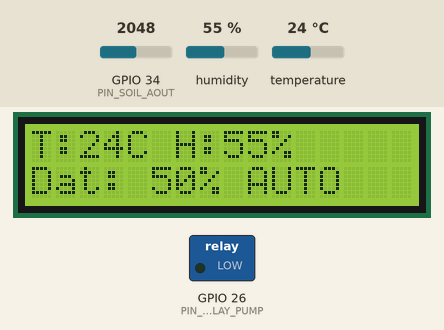
This sketch was run on a simulated ESP32. On the bench: 16×2 character LCD, switched loads named in the sketch (green lamp = pin HIGH). The inputs (shaded band) are chosen by the test bench; at power-on: GPIO 34 (PIN_SOIL_AOUT) = 2048, humidity 55 %, temperature 24 °C (analog values on the 0–4095 scale). WiFi joins after 1.5 s; servers stay silent unless stated; uploads are accepted with an empty reply; the local clock reads 2024-03-15 10:24:30 at power-on unless the sketch sets it; what the sketch prints to the serial monitor is not drawn.

Above: at 3.4 s.
3.5 s: GPIO 34 (PIN_SOIL_AOUT) set to 2233
At 5.6 s:
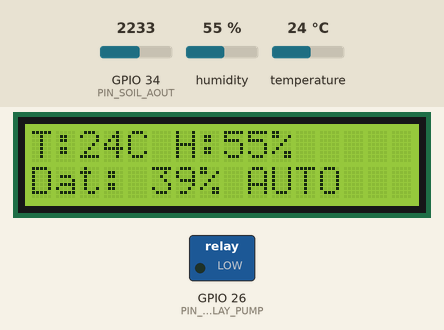
7.3 s: GPIO 34 (PIN_SOIL_AOUT) set to 2339
At 8.9 s:
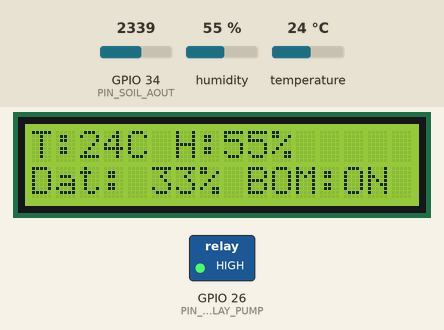
11.1 s: humidity set to 22 %
At 18.6 s:
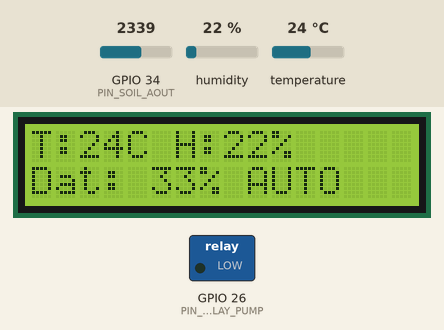
18.7 s: temperature set to 12 °C
At 20.6 s:
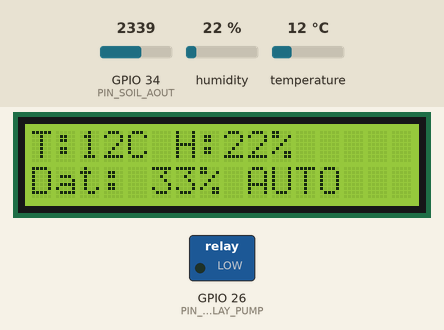
22.5 s: humidity set to 40 %
At 24.1 s:
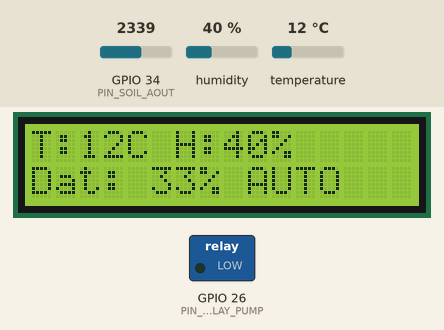
26.3 s: GPIO 34 (PIN_SOIL_AOUT) set to 2047
At 29.9 s:
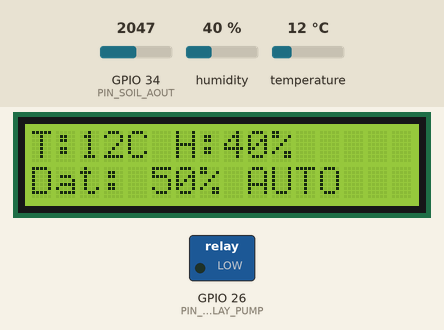
Timing chart, 0 to 31.4 s (numbered marks = the images above; inputs shaded):
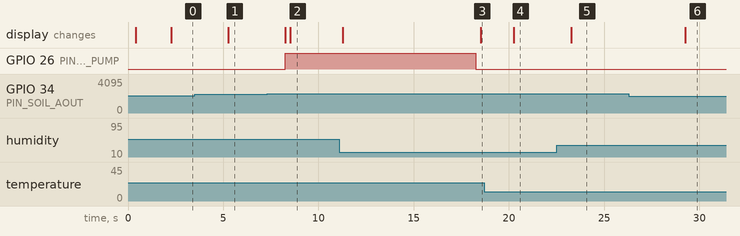

The sketch:

VuonThongMinh_ESP32.ino
```cpp
#include <WiFi.h>
#include <HTTPClient.h>
#include <time.h>
#include <DHT.h>
#include <ArduinoJson.h>
#include <Wire.h>
#include <LiquidCrystal_I2C.h>

// ===================== WIFI =====================
const char* WIFI_SSID = "Son";
const char* WIFI_PASSWORD = "son123456";

// ===================== FIREBASE RTDB =====================
const char* FIREBASE_HOST = "https://vuonthongminh-bfabc-default-rtdb.firebaseio.com";
const char* FIREBASE_PATH_DATA = "/vuonthongminh/data.json";
const char* FIREBASE_PATH_STATE = "/vuonthongminh/state.json";
const char* FIREBASE_PATH_CONFIG = "/vuonthongminh/config.json";
const char* FIREBASE_PATH_HISTORY = "/vuonthongminh/history.json";
const char* FIREBASE_PATH_NHATKY = "/vuonthongminh/nhatky.json";

// ===================== NTP =====================
const long GMT_OFFSET_SEC = 7L * 3600L;
const int DAYLIGHT_OFFSET_SEC = 0;
const char* NTP_SERVER_1 = "pool.ntp.org";
const char* NTP_SERVER_2 = "time.google.com";

// ===================== GPIO =====================
const int PIN_DHT = 4;
const int PIN_SOIL_AOUT = 34;  // ADC1, phu hop khi dung Wi-Fi
const int PIN_RELAY_PUMP = 26;
const int PIN_LCD_SDA = 21;
const int PIN_LCD_SCL = 22;

// Doi thanh false neu relay cua ban kich muc LOW.
const bool RELAY_ACTIVE_HIGH = true;

// ===================== CALIBRATION =====================
const int SOIL_KHO = 2900;
const int SOIL_UOT = 1200;

// ===================== CYCLES =====================
const unsigned long CHU_KY_KIEM_TRA_MS = 3000UL;
const unsigned long CHU_KY_GUI_FIREBASE_MS = 15000UL;
const unsigned long CHU_KY_GUI_HISTORY_MS = 60000UL; // Luu lich su moi 60 giay
const int SO_MAU_LICH_SU_TOI_DA = 100; // Vong dem co dinh, khong tang vo han
const unsigned long CHU_KY_DOC_CONFIG_MS = 5000UL;
const unsigned long THOI_GIAN_THU_LAI_WIFI_MS = 10000UL;
const unsigned long THOI_GIAN_NGHI_GIUA_CAC_LAN_TUOI_MS = 30000UL;
const unsigned long HTTP_TIMEOUT_MS = 3000UL;

// ===================== DEVICES =====================
DHT cbNhietDoAm(PIN_DHT, DHT22);
LiquidCrystal_I2C lcd(0x27, 16, 2);

// ===================== STATE =====================
bool dangTuoi = false;
bool manualTimedOut = false;
unsigned long thoiDiemBatBom = 0;
unsigned long thoiDiemKetThucTuoi = 0;

unsigned long lanKiemTraTruoc = 0;
unsigned long lanGuiFirebaseTruoc = 0;
unsigned long lanGuiHistoryTruoc = 0;
int historySlot = 0;
unsigned long lanDocConfigTruoc = 0;
unsigned long lanThuKetNoiWiFiTruoc = 0;

float nhietDo = NAN;
float doAmKhongKhi = NAN;
int doAmDatPhanTram = 0;
int soilRawCuoi = 0;
bool camBienDatHopLe = false;
bool dhtHopLe = false;
bool daDongBoNTP = false;

// ===================== WEB CONFIG =====================
String cheDo = "auto";          // "auto" hoac "manual"
bool lenhBom = false;
int nguongDoAmDatTuoi = 35;       // Bat bom khi do am dat < nguong nay
int nguongDungTuoiDat = 60;       // Tat bom khi do am dat >= nguong nay
unsigned long thoiGianTuoiMs = 10000UL;

// --------------------- HELPERS ---------------------
String firebaseUrl(const String& path) {
  return String(FIREBASE_HOST) + path;
}

void setRelay(bool on) {
  bool outputHigh = RELAY_ACTIVE_HIGH ? on : !on;
  digitalWrite(PIN_RELAY_PUMP, outputHigh ? HIGH : LOW);
}

bool thoiGianHopLe() {
  time_t now = time(nullptr);
  return now >= 1700000000;
}

long long timestampHienTai() {
  if (!thoiGianHopLe()) return 0;
  return (long long)time(nullptr);
}

void hienThiLCD() {
  char dong1[17];
  char dong2[17];

  if (isnan(nhietDo) || isnan(doAmKhongKhi)) {
    snprintf(dong1, sizeof(dong1), "T:--C H:--%%");
  } else {
    snprintf(dong1, sizeof(dong1), "T:%2.0fC H:%2.0f%%", nhietDo, doAmKhongKhi);
  }

  if (dangTuoi) {
    snprintf(dong2, sizeof(dong2), "Dat:%3d%% BOM:ON", doAmDatPhanTram);
  } else {
    snprintf(dong2, sizeof(dong2), "Dat:%3d%% %s",
             doAmDatPhanTram, cheDo == "auto" ? "AUTO" : "MANUAL");
  }

  lcd.setCursor(0, 0);
  lcd.print("                ");
  lcd.setCursor(0, 0);
  lcd.print(dong1);

  lcd.setCursor(0, 1);
  lcd.print("                ");
  lcd.setCursor(0, 1);
  lcd.print(dong2);
}

void kiemTraVaKetNoiWiFi() {
  if (WiFi.status() == WL_CONNECTED) return;

  unsigned long now = millis();
  if (now - lanThuKetNoiWiFiTruoc >= THOI_GIAN_THU_LAI_WIFI_MS) {
    lanThuKetNoiWiFiTruoc = now;
    Serial.println("Wi-Fi mat ket noi, dang thu ket noi lai...");
    WiFi.disconnect();
    WiFi.begin(WIFI_SSID, WIFI_PASSWORD);
  }
}

void dongBoThoiGian() {
  // configTime khoi dong dong bo NTP bat dong bo; khong cho loop dung lau.
  configTime(GMT_OFFSET_SEC, DAYLIGHT_OFFSET_SEC, NTP_SERVER_1, NTP_SERVER_2);
  daDongBoNTP = thoiGianHopLe();
  Serial.println(daDongBoNTP ? "Thoi gian da hop le." : "Dang cho dong bo NTP...");
}

void docCamBien() {
  soilRawCuoi = analogRead(PIN_SOIL_AOUT);

  // Bao ve co ban: ADC sat rail thuong la cam bien/duong day co van de.
  // Can hieu chuan lai SOIL_KHO/SOIL_UOT theo cam bien thuc te.
  camBienDatHopLe = (SOIL_KHO != SOIL_UOT && soilRawCuoi >= 50 && soilRawCuoi <= 4000);
  if (camBienDatHopLe) {
    doAmDatPhanTram = map(soilRawCuoi, SOIL_KHO, SOIL_UOT, 0, 100);
    doAmDatPhanTram = constrain(doAmDatPhanTram, 0, 100);
  }

  float t = cbNhietDoAm.readTemperature();
  float h = cbNhietDoAm.readHumidity();
  dhtHopLe = !isnan(t) && !isnan(h) && t >= -40 && t <= 80 && h >= 0 && h <= 100;
  if (dhtHopLe) {
    nhietDo = t;
    doAmKhongKhi = h;
  } else {
    nhietDo = NAN;
    doAmKhongKhi = NAN;
  }

  hienThiLCD();
}

bool httpPutJson(const String& path, JsonDocument& doc) {
  if (WiFi.status() != WL_CONNECTED) return false;

  String payload;
  serializeJson(doc, payload);

  HTTPClient http;
  http.setTimeout(HTTP_TIMEOUT_MS);
  if (!http.begin(firebaseUrl(path))) return false;
  http.addHeader("Content-Type", "application/json");
  int code = http.PUT(payload);
  http.end();
  return code >= 200 && code < 300;
}

bool httpPatchJson(const String& path, JsonDocument& doc) {
  if (WiFi.status() != WL_CONNECTED) return false;
  String payload;
  serializeJson(doc, payload);
  HTTPClient http;
  http.setTimeout(HTTP_TIMEOUT_MS);
  if (!http.begin(firebaseUrl(path))) return false;
  http.addHeader("Content-Type", "application/json");
  int code = http.sendRequest("PATCH", payload);
  http.end();
  return code >= 200 && code < 300;
}

void dongLenhBomTrenFirebase() {
  lenhBom = false;
  JsonDocument patch;
  patch["lenhBom"] = false;
  if (!httpPatchJson(String(FIREBASE_PATH_CONFIG), patch)) {
    Serial.println("Khong cap nhat duoc lenhBom=false len Firebase; khoa an toan van giu bom tat.");
  }
}

bool httpPostJson(const String& path, JsonDocument& doc) {
  if (WiFi.status() != WL_CONNECTED) return false;

  String payload;
  serializeJson(doc, payload);

  HTTPClient http;
  http.setTimeout(HTTP_TIMEOUT_MS);
  if (!http.begin(firebaseUrl(path))) return false;
  http.addHeader("Content-Type", "application/json");
  int code = http.POST(payload);
  http.end();
  return code >= 200 && code < 300;
}

void ghiNhatKy(const char* thietBi, bool bat, const char* lyDo) {
  if (WiFi.status() != WL_CONNECTED) return;

  JsonDocument doc;
  doc["thietBi"] = thietBi;
  doc["hanhDong"] = bat ? "bat" : "tat";
  doc["lyDo"] = lyDo;
  doc["thoiGian"] = timestampHienTai();
  httpPostJson(FIREBASE_PATH_NHATKY, doc);
}

void batBom(bool bat, const char* lyDo) {
  if (bat == dangTuoi) return;

  dangTuoi = bat;
  setRelay(dangTuoi);

  if (dangTuoi) {
    thoiDiemBatBom = millis();
    Serial.printf("BOM BAT: %s\n", lyDo);
  } else {
    thoiDiemKetThucTuoi = millis();
    Serial.printf("BOM TAT: %s\n", lyDo);
  }

  ghiNhatKy("bom", dangTuoi, lyDo);
  hienThiLCD();
}

void xuLyBom() {
  unsigned long now = millis();

  if (!camBienDatHopLe) {
    if (dangTuoi) batBom(false, "loi cam bien dat");
    if (cheDo == "manual" && lenhBom) {
      manualTimedOut = true;
      dongLenhBomTrenFirebase();
    }
    return;
  }

  if (cheDo == "manual") {
    if (!lenhBom) {
      manualTimedOut = false;
      if (dangTuoi) batBom(false, "lenh tay tat bom");
      return;
    }

    if (manualTimedOut) {
      if (dangTuoi) batBom(false, "lenh tay het thoi gian an toan");
      return;
    }

    if (!dangTuoi) {
      batBom(true, "lenh tay tu web");
    }

    if (dangTuoi && now - thoiDiemBatBom >= thoiGianTuoiMs) {
      batBom(false, "lenh tay het thoi gian an toan");
      manualTimedOut = true;
      dongLenhBomTrenFirebase();
    }
    return;
  }

  bool datKho = doAmDatPhanTram < nguongDoAmDatTuoi;
  bool datDaDuAm = doAmDatPhanTram >= nguongDungTuoiDat;

  if (dangTuoi) {
    if (datDaDuAm) {
      batBom(false, "dat da du do am");
    } else if (now - thoiDiemBatBom >= thoiGianTuoiMs) {
      batBom(false, "het thoi gian tuoi toi da");
    }
    return;
  }

  bool daNghiDu = (thoiDiemKetThucTuoi == 0) ||
                  (now - thoiDiemKetThucTuoi >= THOI_GIAN_NGHI_GIUA_CAC_LAN_TUOI_MS);

  if (datKho && daNghiDu) {
    batBom(true, "do am dat thap hon nguong");
  }
}

void guiDuLieuFirebase() {
  if (WiFi.status() != WL_CONNECTED) return;

  JsonDocument docData;
  if (!isnan(nhietDo)) docData["nhietDo"] = nhietDo;
  if (!isnan(doAmKhongKhi)) docData["doAmKhongKhi"] = doAmKhongKhi;
  docData["doAmDat"] = doAmDatPhanTram;
  docData["soilRaw"] = soilRawCuoi;
  docData["capNhatLuc"] = timestampHienTai();
  docData["dhtHopLe"] = dhtHopLe;
  docData["camBienDatHopLe"] = camBienDatHopLe;
  httpPutJson(FIREBASE_PATH_DATA, docData);

  JsonDocument docState;
  docState["bom"] = dangTuoi;
  docState["cheDo"] = cheDo;
  docState["capNhatLuc"] = timestampHienTai();
  docState["camBienDatHopLe"] = camBienDatHopLe;
  docState["dhtHopLe"] = dhtHopLe;
  docState["manualTimedOut"] = manualTimedOut;
  httpPutJson(FIREBASE_PATH_STATE, docState);
}

void guiLichSuFirebase() {
  if (WiFi.status() != WL_CONNECTED) return;
  JsonDocument doc;
  if (dhtHopLe) {
    doc["nhietDo"] = nhietDo;
    doc["doAmKhongKhi"] = doAmKhongKhi;
  }
  doc["doAmDat"] = doAmDatPhanTram;
  doc["soilRaw"] = soilRawCuoi;
  doc["capNhatLuc"] = timestampHienTai();
  doc["dhtHopLe"] = dhtHopLe;
  doc["camBienDatHopLe"] = camBienDatHopLe;
  String path = String("/vuonthongminh/history/slot") + String(historySlot) + ".json";
  if (httpPutJson(path, doc)) {
    historySlot = (historySlot + 1) % SO_MAU_LICH_SU_TOI_DA;
  }
}

void docConfigTuFirebase() {
  if (WiFi.status() != WL_CONNECTED) return;

  HTTPClient http;
  http.setTimeout(HTTP_TIMEOUT_MS);
  if (!http.begin(firebaseUrl(FIREBASE_PATH_CONFIG))) return;

  int code = http.GET();
  if (code == HTTP_CODE_OK) {
    String payload = http.getString();

    if (payload != "null" && payload.length() > 0) {
      JsonDocument doc;
      DeserializationError err = deserializeJson(doc, payload);

      if (!err) {
        String webCheDo = doc["cheDo"] | "auto";
        if (webCheDo == "manual" || webCheDo == "auto") {
          cheDo = webCheDo;
        }

        lenhBom = doc["lenhBom"] | false;
        if (!lenhBom || cheDo != "manual") manualTimedOut = false;

        int webNguongBat = doc["nguongDoAmDat"] | 35;
        int webNguongTat = doc["nguongDungTuoiDat"] | 60;
        webNguongBat = constrain(webNguongBat, 0, 99);
        webNguongTat = constrain(webNguongTat, 1, 100);

        if (webNguongTat > webNguongBat) {
          nguongDoAmDatTuoi = webNguongBat;
          nguongDungTuoiDat = webNguongTat;
        }

        unsigned long webThoiGianGiay = doc["thoiGianTuoiGiay"] | 10UL;
        webThoiGianGiay = constrain(webThoiGianGiay, 1UL, 300UL);
        thoiGianTuoiMs = webThoiGianGiay * 1000UL;
      }
    }
  }
  http.end();
  hienThiLCD();
}

void setup() {
  Serial.begin(115200);
  delay(300);

  pinMode(PIN_SOIL_AOUT, INPUT);
  pinMode(PIN_RELAY_PUMP, OUTPUT);
  setRelay(false);

  analogReadResolution(12);

  Wire.begin(PIN_LCD_SDA, PIN_LCD_SCL);
  lcd.init();
  lcd.backlight();
  lcd.setCursor(0, 0);
  lcd.print("VUON THONG MINH");
  lcd.setCursor(0, 1);
  lcd.print("Dang khoi dong");

  cbNhietDoAm.begin();

  WiFi.mode(WIFI_STA);
  WiFi.begin(WIFI_SSID, WIFI_PASSWORD);

  unsigned long start = millis();
  while (WiFi.status() != WL_CONNECTED && (millis() - start < 15000UL)) {
    delay(300);
  }

  if (WiFi.status() == WL_CONNECTED) {
    Serial.print("Wi-Fi connected, IP: ");
    Serial.println(WiFi.localIP());
    dongBoThoiGian();
    docConfigTuFirebase();
  }

  docCamBien();
  lanKiemTraTruoc = millis();
  lanGuiFirebaseTruoc = millis();
  lanDocConfigTruoc = millis();
  hienThiLCD();
}

void loop() {
  unsigned long now = millis();

  kiemTraVaKetNoiWiFi();

  if (WiFi.status() == WL_CONNECTED && !thoiGianHopLe()) {
    static unsigned long lanThuNTP = 0;
    if (now - lanThuNTP >= 60000UL) {
      lanThuNTP = now;
      dongBoThoiGian();
    }
  }

  if (now - lanKiemTraTruoc >= CHU_KY_KIEM_TRA_MS) {
    lanKiemTraTruoc = now;
    docCamBien();
    xuLyBom();
  }

  if (dangTuoi) {
    xuLyBom();
  }

  if (now - lanGuiFirebaseTruoc >= CHU_KY_GUI_FIREBASE_MS) {
    lanGuiFirebaseTruoc = now;
    guiDuLieuFirebase();
  }

  if (now - lanGuiHistoryTruoc >= CHU_KY_GUI_HISTORY_MS) {
    lanGuiHistoryTruoc = now;
    guiLichSuFirebase();
  }

  if (now - lanDocConfigTruoc >= CHU_KY_DOC_CONFIG_MS) {
    lanDocConfigTruoc = now;
    docConfigTuFirebase();
  }
}
```

Measured:
- the behaviour switches between 2305 and 2306 on GPIO 34 (PIN_SOIL_AOUT) (found by bisection; images 1 and 2)
- after the input at 3.5 s, the display: changes after 1.8 s (image 1)
- after the input at 7.3 s, GPIO 26 (PIN_RELAY_PUMP): LOW → HIGH after 0.97 s; the display: first changes after 0.97 s (image 2 shows a later state)
- after the input at 11.1 s, the display: first changes after 0.17 s (image 3 shows a later state)
- after the input at 18.7 s, the display: changes after 1.6 s (image 4)
- after the input at 22.5 s, the display: changes after 0.77 s (image 5)
- after the input at 26.3 s, the display: changes after 3.0 s (image 6)
